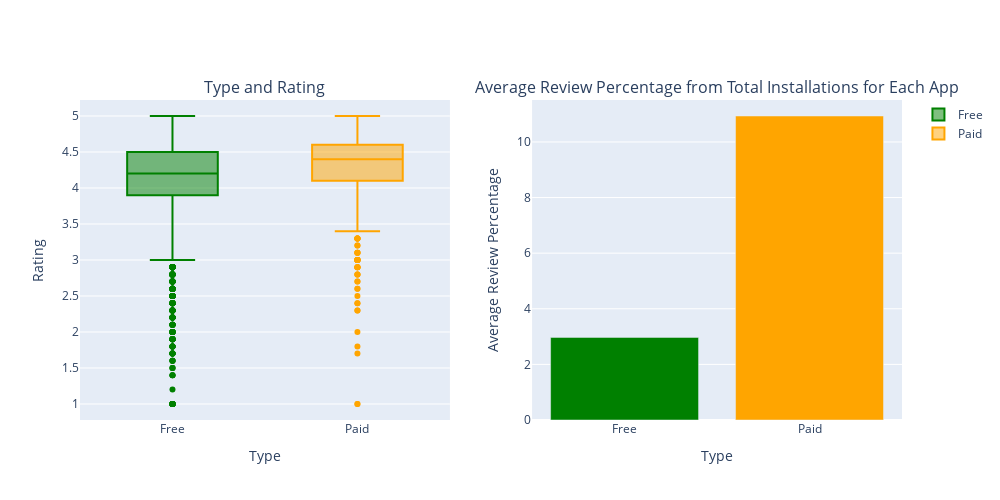

Here is the notebook cell this chart was saved with:
### Markdown cell above
ההבדל אמנם קטן, אך ניתן לראות כי בממוצע דירגו באופן גבוה יותר אפליקציות בתשלום.

### Code cell
filtered_apps = apps[apps['Installs'].apply(lambda x: isinstance(x, (int, float))) & apps['Reviews'].apply(lambda x: isinstance(x, (int, float)))]
filtered_apps = filtered_apps[filtered_apps['Reviews'] <= 115000]
review_percentage = (filtered_apps['Reviews'] / filtered_apps['Installs']) * 100
filtered_apps = filtered_apps[review_percentage.apply(lambda x: isinstance(x, (int, float)))]

average_review_percentage = filtered_apps.groupby('Type').apply(lambda x: (x['Reviews'] / x['Installs']).mean() * 100)

fig = make_subplots(rows=1, cols=2, subplot_titles=('Type and Rating', 'Average Review Percentage from Total Installations for Each App'))

fig.add_trace(go.Box(y=filtered_apps['Rating'][filtered_apps['Type'] == 'Free'], name='Free', marker_color='green'), row=1, col=1)
fig.add_trace(go.Box(y=filtered_apps['Rating'][filtered_apps['Type'] == 'Paid'], name='Paid', marker_color='orange'), row=1, col=1)
fig.add_trace(go.Bar(x=average_review_percentage.index, y=average_review_percentage.values, marker_color=['green', 'orange'], showlegend=False), row=1, col=2)

fig.update_layout(height=500, width=1000, showlegend=True)
fig.update_xaxes(title_text='Type', row=1, col=1)
fig.update_yaxes(title_text='Rating', row=1, col=1)
fig.update_xaxes(title_text='Type', row=1, col=2)
fig.update_yaxes(title_text='Average Review Percentage', row=1, col=2)
fig.update_layout(legend=dict(orientation="v", yanchor="top", y=1, xanchor="left", x=1.02))

fig.show()

### Figure 1 — Plotly figure (JSON) as saved in the notebook; plotly's stock layout.template omitted (floating-point values rounded to 4 significant figures; data arrays with more than 128 entries replaced by an {"elided": "..."} marker saying what was removed)
{"data": [{"marker": {"color": "green"}, "name": "Free", "type": "box", "xaxis": "x", "y": {"elided": "7712 float values"}, "yaxis": "y"}, {"marker": {"color": "orange"}, "name": "Paid", "type": "box", "xaxis": "x", "y": {"elided": "753 float values"}, "yaxis": "y"}, {"marker": {"color": ["green", "orange"]}, "showlegend": false, "type": "bar", "x": ["Free", "Paid"], "xaxis": "x2", "y": [2.971, 10.93], "yaxis": "y2"}], "layout": {"annotations": [{"font": {"size": 16}, "showarrow": false, "text": "Type and Rating", "x": 0.225, "xanchor": "center", "xref": "paper", "y": 1, "yanchor": "bottom", "yref": "paper"}, {"font": {"size": 16}, "showarrow": false, "text": "Average Review Percentage from Total Installations for Each App", "x": 0.775, "xanchor": "center", "xref": "paper", "y": 1, "yanchor": "bottom", "yref": "paper"}], "height": 500, "legend": {"orientation": "v", "x": 1.02, "xanchor": "left", "y": 1, "yanchor": "top"}, "showlegend": true, "width": 1000, "xaxis": {"anchor": "y", "autorange": true, "domain": [0, 0.45], "range": [-0.5, 1.5], "title": {"text": "Type"}, "type": "category"}, "xaxis2": {"anchor": "y2", "autorange": true, "domain": [0.55, 1], "range": [-0.5, 1.5], "title": {"text": "Type"}, "type": "category"}, "yaxis": {"anchor": "x", "autorange": true, "domain": [0, 1], "range": [0.7778, 5.222], "title": {"text": "Rating"}, "type": "linear"}, "yaxis2": {"anchor": "x2", "autorange": true, "domain": [0, 1], "range": [0, 11.51], "title": {"text": "Average Review Percentage"}, "type": "linear"}}}
